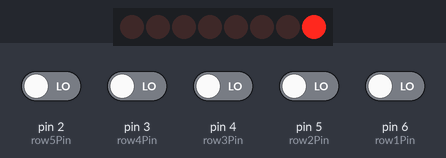
Recording of a sketch running on a simulated Arduino Leonardo, built with avr-gcc and run on an emulated ATmega32U4. Parts: 8 shift-register outputs drawn as a row of LEDs (first output left, lit = HIGH). Wiring (inferred from the names in the program): shift register (74HC595): data pin 10; shift clock pin 14; latch pin 16. Wiring (inferred from the signals the program sends): row of LEDs: on Q0, Q1, Q2, Q3, Q4, Q5, Q6, Q7. The inputs (shaded band) are chosen by the test bench; at power-on: pin 2 (row5Pin), pin 3 (row4Pin), pin 4 (row3Pin), pin 5 (row2Pin), pin 6 (row1Pin) LOW.

Above: at 1.2 s.
1.3 s: pin 2 (row5Pin) driven HIGH
At 1.51 s:
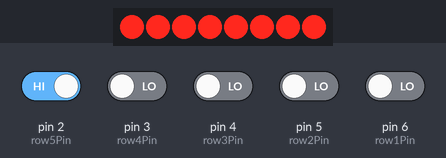
4.3 s: pin 3 (row4Pin) driven HIGH
7.3 s: pin 4 (row3Pin) driven HIGH
10.3 s: pin 5 (row2Pin) driven HIGH
13.3 s: pin 5 (row2Pin) driven LOW
15.1 s: pin 2 (row5Pin) driven LOW
At 16.0 s:
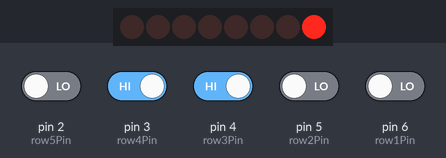
Timing chart, 0 to 18.1 s (numbered marks = the images above; inputs shaded):
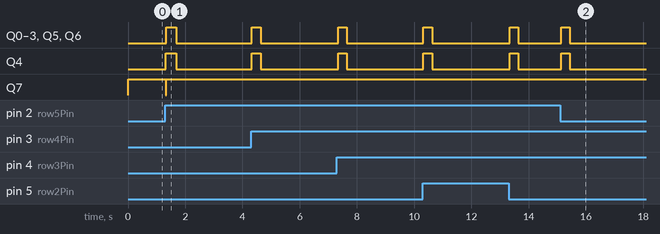

Measured:
- after the input at 15.1 s, Q0–6: LOW → HIGH at once, → LOW 0.30 s later

The sketch:

MIDI-pulldown.ino
```cpp
#include "MIDIUSB.h"
#define NUM_ROWS 5
#define NUM_COLS 8

#define NOTE_VELOCITY 64

// Row input pins
const int row1Pin = 6;
const int row2Pin = 5;
const int row3Pin = 4;
const int row4Pin = 3;
const int row5Pin = 2;
//const int row6Pin = 2;

// 74HC595 pins
const int dataPin = 10;
const int latchPin = 16;
const int clockPin = 14;

boolean keyPressed[NUM_ROWS][NUM_COLS];
uint8_t keyToMidiMap[NUM_ROWS][NUM_COLS];

// bitmasks for scanning columns

int bits[] =
{
  B00000001,
  B00000010,
  B00000100,
  B00001000,
  B00010000,
  B00100000,
  B01000000,
  B10000000
};
void setup()
{
  keyMapping(48);
  // setup pins output/input mode
  pinMode(dataPin, OUTPUT);
  pinMode(clockPin, OUTPUT);
  pinMode(latchPin, OUTPUT);

  pinMode(row1Pin, INPUT);
  pinMode(row2Pin, INPUT);
  pinMode(row3Pin, INPUT);
  pinMode(row4Pin, INPUT);
  pinMode(row5Pin, INPUT);
  //pinMode(row6Pin, INPUT);
}

void loop()
{
  for (int colCtr = 0; colCtr < NUM_COLS; ++colCtr)
  {
    scanColumn(colCtr);

    //get row values at this column
    int rowValue[NUM_ROWS];
    rowValue[0] = digitalRead(row1Pin);
    rowValue[1] = digitalRead(row2Pin);
    rowValue[2] = digitalRead(row3Pin);
    rowValue[3] = digitalRead(row4Pin);
    rowValue[4] = digitalRead(row5Pin);
  //  rowValue[5] = !digitalRead(row6Pin);

    // process keys pressed
    for(int rowCtr=0; rowCtr<NUM_ROWS; ++rowCtr)
    {
      if(rowValue[rowCtr] != 0 && !keyPressed[rowCtr][colCtr])
      {
        keyPressed[rowCtr][colCtr] = true;
        noteOn(0,keyToMidiMap[rowCtr][colCtr],NOTE_VELOCITY);
      }
    }

    // process keys released
    for(int rowCtr=0; rowCtr<NUM_ROWS; ++rowCtr)
    {
      if(rowValue[rowCtr] == 0 && keyPressed[rowCtr][colCtr])
      {
        keyPressed[rowCtr][colCtr] = false;
        noteOff(0,keyToMidiMap[rowCtr][colCtr],NOTE_VELOCITY);
      }
    }
  }

}
void keyMapping(int note){
  for(int rowCtr = 0; rowCtr < NUM_ROWS; ++rowCtr)
  {
    for(int colCtr = 0; colCtr < NUM_COLS; ++colCtr)
    {
      keyPressed[rowCtr][colCtr] = false;
      keyToMidiMap[rowCtr][colCtr] = note;
      note++;
    }
  }
}
void scanColumn(int colNum)
{
  digitalWrite(latchPin, LOW);
  shiftOut(dataPin, clockPin, MSBFIRST, bits[colNum]);
  digitalWrite(latchPin, HIGH);
}

void noteOn(byte channel, byte pitch, byte velocity) {
  midiEventPacket_t noteOn = {0x09, 0x90 | channel, pitch, velocity};
  MidiUSB.sendMIDI(noteOn);
  MidiUSB.flush();
}
void noteOff(byte channel, byte pitch, byte velocity) {
  midiEventPacket_t noteOff = {0x08, 0x80 | channel, pitch, velocity};
  MidiUSB.sendMIDI(noteOff);
  MidiUSB.flush();
}
```
